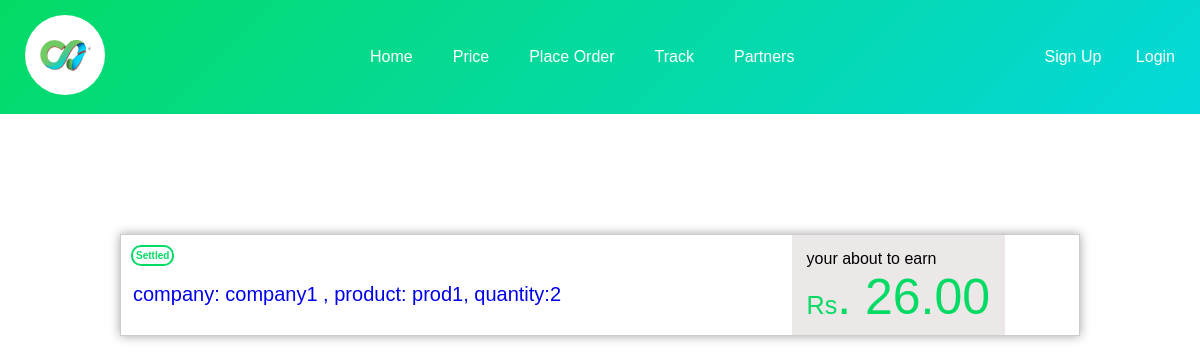
The page /ordered/ (signed in) on the database its author committed.
### business/models.py (models this page shows, shortened)
class Order(models.Model):
    companyName = models.ForeignKey(Company, on_delete=models.CASCADE)
    product = models.ForeignKey(Product, on_delete=models.CASCADE)
    quantity = models.PositiveIntegerField()
    amount = models.DecimalField(max_digits=10, decimal_places=2)
    state=models.CharField(max_length=30)
    city=models.CharField(max_length=40)
    landmark=models.CharField(max_length=100)
    area=models.CharField(max_length=50)
    pincode=models.IntegerField(
         validators=[
            MinValueValidator(100000),  # Minimum allowed value
            MaxValueValidator(999999),  # Maximum allowed value
        ]
    )
    houseName = models.CharField(max_length=100)
    customerId=models.IntegerField()
    status=models.ForeignKey(Status, on_delete=models.CASCADE)
    dateTime=models.CharField(max_length=40)

class Status(models.Model):
    type=models.CharField(max_length=20)
    def __str__(self):
        return f"{self.type}"

class Company(models.Model):
    name = models.CharField(max_length=100)
    def __str__(self):
        return self.name

class Product(models.Model):
    name = models.CharField(max_length=100)
    company = models.ForeignKey(Company, on_delete=models.CASCADE)
    price = models.DecimalField(max_digits=10, decimal_places=2)
    def __str__(self):
        return self.name

### business/views.py (the view)
# urls.py: path('ordered/',views.ordered_page,name='ordered_page'),
def ordered_page(request):
     target_statuses = Status.objects.filter(type__in=["Settled"])
     customer_orders = Order.objects.filter(
     customerId=request.user.id,
     status__in=target_statuses
      )
     return render(request,'ordered.html',{'CustomerOrders':customer_orders})

### templates/ordered.html (shortened to what this page needs)
<!DOCTYPE html>
{% load static %}
<html lang="en">
<head>
</head>
<body>
  <nav>
    <div >
      <a href="{% url 'home' %}"><img src="{% static 'images/Dailelogo.png' %}" class="logo" alt="Logo" ></a>
    </div>
    <div class="links">
      <a href="{% url 'home' %}">Home</a>
      <a href="{% url 'price_list' %}">Price</a>
      <a href="{% url 'order_entry' %}">Place Order</a>
      <a href="{% url 'task_page' %}">Track</a>
      <a href="#">Partners</a>
    </div>
    <div class="right-links">
      <a href="#" >Sign Up</a>
      <a href="#" >Login</a>
    </div>
  </nav>
  {% if user.is_authenticated %}
   {% for CustomerOrder in CustomerOrders %}
   <a href="{% url 'detailed_page' pk=CustomerOrder.pk %}"><div class="rectangle-box">
    <div class="section-1">
        <div class="small-rectangle {{ CustomerOrder.status }}">{{ CustomerOrder.status }}</div>
        <div class="text-down">company: {{ CustomerOrder.companyName  }} , product: {{ CustomerOrder.product }}, quantity:{{ CustomerOrder.quantity }}</div>
    </div>
    <div class="section-2">
        <div class="sec2-text">  your about to earn </div>
        <div class="price-text"><span class="rs-text">Rs</span>. {{ CustomerOrder.amount }}  </div>
    </div>
</div></a>
    {% endfor %}
    {% else %}
           <h2> Your not logined  to <a href="{% url 'signin' %}">LogIn</a> </h2>
           {%  endif %}
</body>
</html>

### templates/ordered.html (style rules this page uses)
body { font-family: Arial, sans-serif; margin: 0; padding: 0; font-family: 'Cabin', sans-serif; }
nav { background: linear-gradient(135deg, #04db65, #04d8db); display: flex; align-items: center; justify-content: space-between; margin-bottom: 50px; padding: 10px; }
nav a { text-decoration: none; color:#fff; padding: 10px; transition: transform 0.3s ease; }
.logo { margin-right: auto; background-color: #fff; margin: 5px; margin-right: 20px; height: 80px; width: 80px; border-radius: 50%; cursor: pointer; }
.links { margin-left:0px 100px; display: flex; justify-content: center; align-items: center; flex-grow: 2; }
.links a { margin-left: 10px; margin-right: 10px; cursor: pointer; }
.right-links { margin-left: auto; cursor: pointer; }
.right-links a { margin-left: 5px; margin-right: 5px; color:#fff; border-radius: 30px; transition: transform 0.3s ease; }
.rectangle-box { width: auto; height: 100px; border: 1px solid #ccc; display: flex; margin: 10%; box-shadow: 0px 0px 10px rgb(166, 163, 163); }
.section-1 { width: 70%; padding: 10px; box-sizing: border-box; display: flex; flex-direction: column; }
.small-rectangle { width:fit-content; height:fit-content; border:2px solid orange; padding: 3px; color: orange; font-weight: bolder; border-radius: 10px; font-size: 10px; }
.Settled { border:2px solid #04db65; color: #04db65; }
.text-down { display: flex; align-self:self-start; margin-top: 15px; font-size: 20px; padding: 2px; }
.section-2 { width: fit-content; background-color: #ede8e8; color:#04db65; padding: 15px; box-sizing: border-box; align-content: center; }
.sec2-text { color: black; display: flex; align-self: center; }
.price-text { font-size: 50px; display: flex; align-self: center; align-items: baseline; }
.rs-text { font-size: 25px; }
a { text-decoration: none; }

### rows shown on the page
Order: status "Settled", companyName "company1", product "prod1", quantity "2", amount "26.00"
